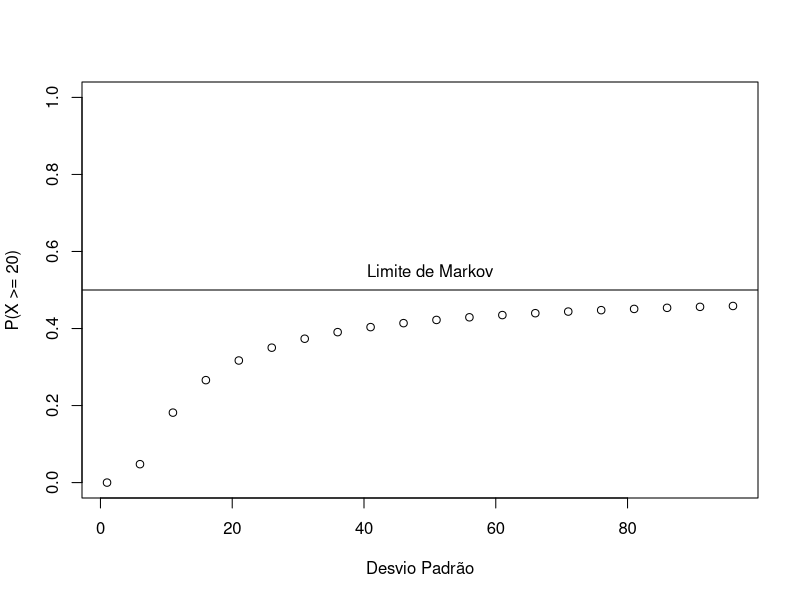
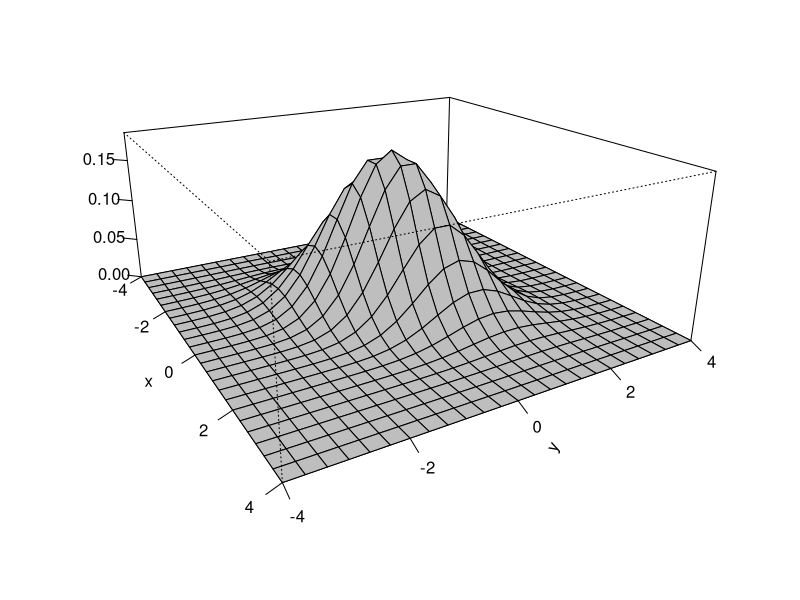
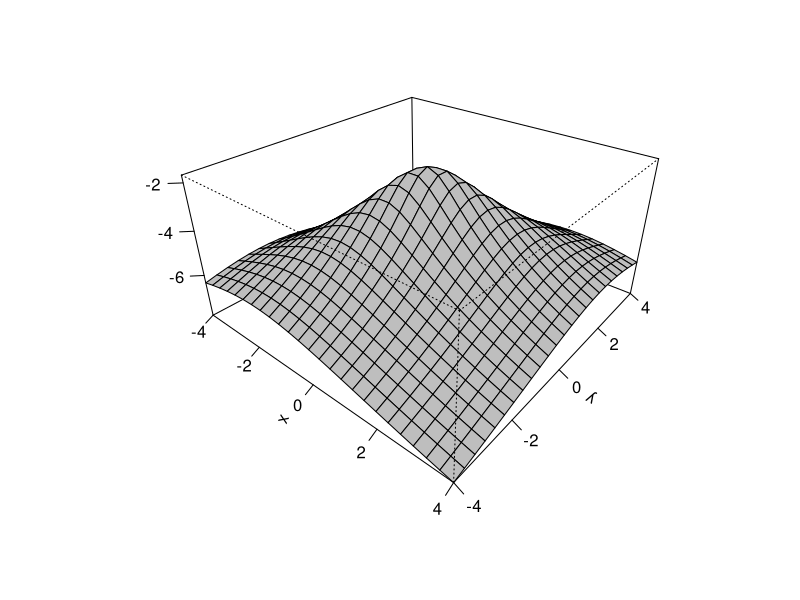

These figures' R source, in order:
## ---- chunk 1
#| warning: false
#| message: false
library(tidyverse)
library(kableExtra)

# parametros para o ggplot2
ggplot2::theme_set(ggplot2::theme_minimal(base_size = 16))

# parametros para imagens
knitr::opts_chunk$set(
  fig.width = 8,
  fig.asp = 0.618,
  fig.retina = 3,
  dpi = 300,
  out.width = "80%"
)
## ---- chunk 2
sd <- seq(1, 100, 5)
plot(sd, 1 - pnorm(20, 10, sd), ylim = c(0, 1),
xlab = "Desvio Padrão", ylab = "P(X >= 20)")
abline (h = 10/20)
text(50, 0.55, "Limite de Markov")
## ---- chunk 3
library(mvtnorm)

# Matriz de covariâncias
sigma <- matrix(c(1, 0.5, 0.5, 1), 2, 2)

## Valores de x e y 
x <- seq(-4, 4, length=25)
y <- seq(-4, 4, length=25)

# Função para avaliar a densidade da normal bivariada
bv.norm <- function(x, y, sigma) {
  z <- cbind(x,y)
  return(dmvnorm(z, sigma=sigma))
}
# Usando outer para avaliar a fdp num grid de valores x e y
fxy <- outer(x, y, bv.norm, sigma)

# Criando o gráfico 3D
persp(x, y, fxy, theta=60, phi=20, expand=0.4, ticktype="detailed", 
      zlab="",col="grey", cex.lab=1)
## ---- chunk 4
#library(mvtnorm)

# Matriz de covariâncias
sigma <- matrix(c(1, 0.5, 0.5, 1), 2, 2)

## Valores de x e y 
x <- seq(-4, 4, length=25)
y <- seq(-4, 4, length=25)


# Função para avaliar a densidade da normal bivariada
bv.t <- function(x, y, sigma) {
  z <- cbind(x,y)
  return(dmvt(z, sigma=sigma))
}
# Usando outer para avaliar a fdp num grid de valores x e y
fxy <- outer(x, y, bv.t, sigma)

# Criando o gráfico 3D
persp(x, y, fxy, theta=40, phi=30, expand=0.5, ticktype="detailed", 
      zlab="",col="grey", cex.lab=1)
